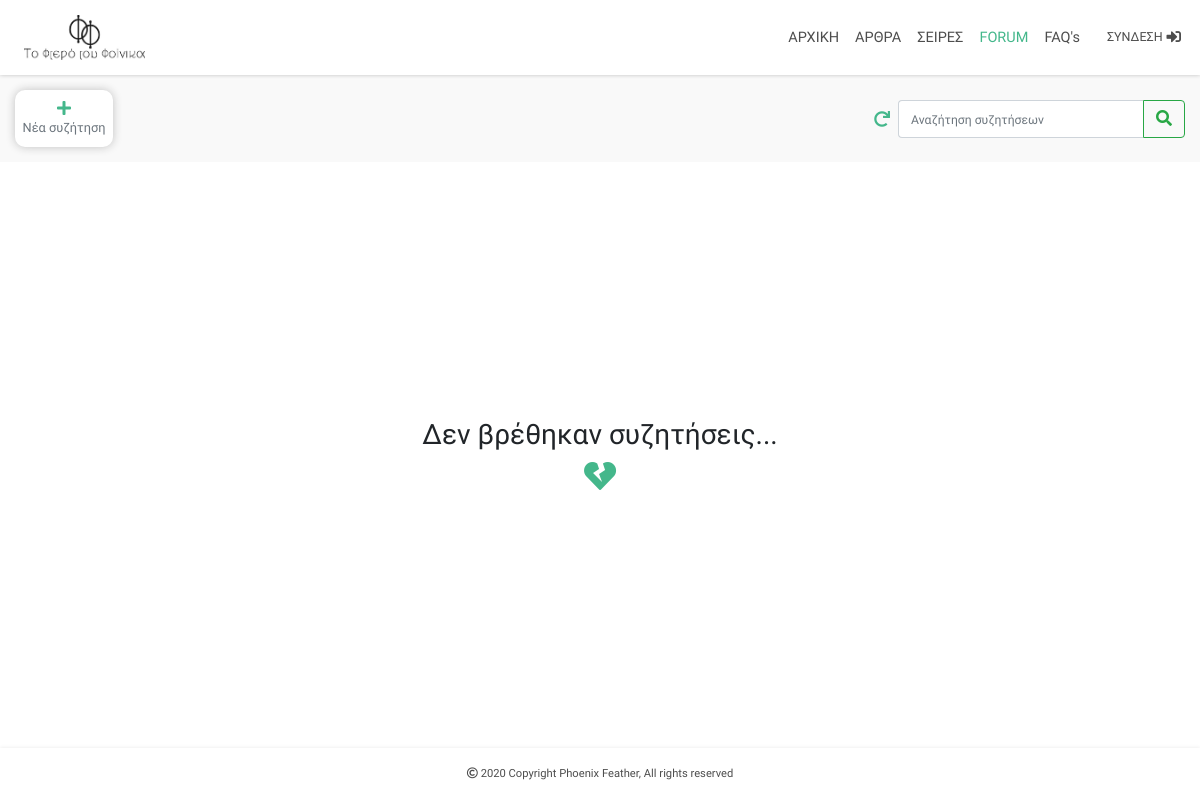
Before: /forum/ with the older database file.
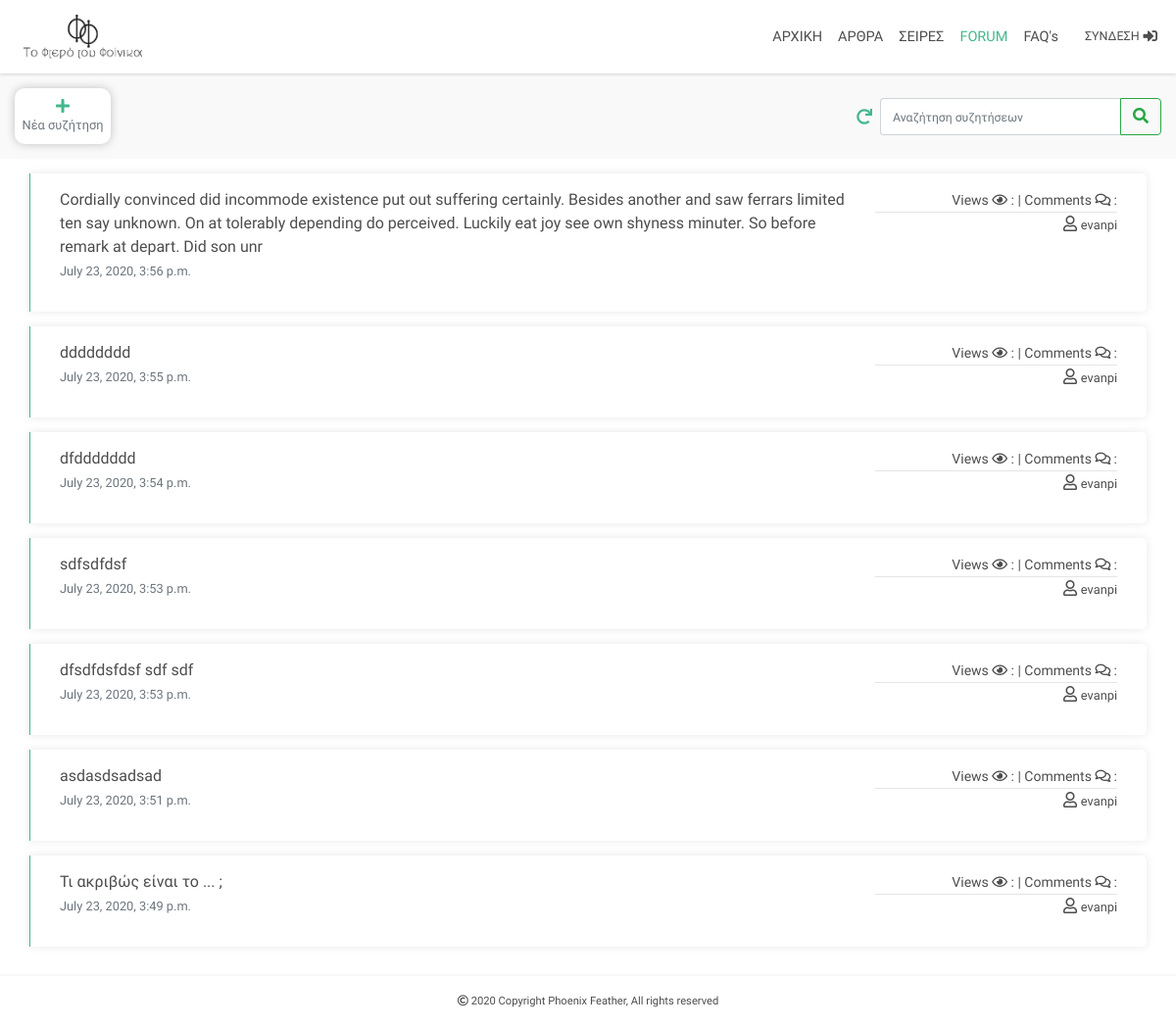
After: the same page with the newer database file.
### forum/models.py (models this page shows, shortened)
class Discussions(models.Model, HitCountMixin):
    class Meta:
        verbose_name = 'Discussions'
        verbose_name_plural = 'Discussion'
    title = models.CharField(max_length=250,unique=True)
    created = models.DateTimeField(auto_now_add=True)
    discussion = RichTextField(default='', config_name='basic', blank=True)
    tags = TaggableManager(blank=True)
    search = models.CharField(default='',editable=False,max_length=472)
    slug = models.SlugField(editable=False,max_length=150)
    author = models.CharField(editable=False, default='', max_length=64)
    approved = models.BooleanField(default=True)
    hit_count_generic = GenericRelation(HitCount, object_id_field='object_pk',related_query_name='hit_count_generic_relation')

### forum/views.py (the view)
# urls.py: path('forum/', include('forum.urls')),
def forum(request):
    discussions = Discussions.objects.all().order_by('-created')
    login_form = AuthenticationForm()
    request_messages = messages.get_messages(request)
    if request.method == 'POST':
        create_discussion_form = DiscussionForm(request.POST)
        if create_discussion_form.is_valid():
            create_discussion_form.save()
            messages.success(request, 'Η συζήτηση δημιουργήθηκε!')
            return redirect('forum')
        mut = request.POST.copy()
        if 'search' in mut.keys():
            mut['search'] = ''.join(c for c in unicodedata.normalize('NFD', mut['search'].lower()) if unicodedata.category(c) != 'Mn')
            discussions_Filter = DiscussionsFilter(mut, queryset=discussions)
            discussions = discussions_Filter.qs
        else:
            discussions_Filter = DiscussionsFilter()
    else:
        create_discussion_form = DiscussionForm()
        discussions_Filter = DiscussionsFilter()
    context = {'discussions':discussions,'discussions_Filter':discussions_Filter, 'login_form':login_form, 'create_discussion_form':create_discussion_form, 'request_messages':request_messages}
    return render(request, 'forum/forum.html', context)

### forum/forms.py
class DiscussionForm(forms.ModelForm):
    captcha = ReCaptchaField(
        widget=ReCaptchaV2Checkbox(
        attrs={
            'required' : 'required',
        }
    )
    )
    class Meta:
        model = Discussions
        fields = ['title','discussion','tags','captcha']
    def __init__(self, *args, **kwargs):
        super().__init__(*args, **kwargs)
        self.helper = FormHelper()
        self.helper.form_show_labels = False

### forum/templates/forum/forum.html (shortened to what this page needs)
{% extends 'articles/base.html' %}
{% load static %}
{% load thumbnail %}
{% load crispy_forms_tags %}
{% block links %}
<link rel="stylesheet" href="{% static 'forum/css/forum.css' %}">
<link rel="stylesheet" href="{% static 'articles/css/custom-buttons.css' %}">
{% endblock %}
{% block main %}
{% include 'articles/navigation.html' %}
<div id="search-and-create-discussions" class="container-fluid">
  {% if user.is_authenticated %}
  <div class="create-discussion-wrapper"  data-toggle="modal" data-target="#createDiscusionModal">
    <div class="create-discussion">
      <i class="fas fa-plus"></i>
      <small class="text-muted" style="margin-top:2px;">Νέα συζήτηση</small>
    </div>
  </div>
  {% else %}
  <div class="create-discussion-wrapper"  data-toggle="modal" data-target="#loginModal">
    <div class="create-discussion">
      <i class="fas fa-plus"></i>
      <small class="text-muted" style="margin-top:2px;">Νέα συζήτηση</small>
    </div>
  </div>
  {% endif %}
  <form id="discussions-search-form" action="{% url 'forum' %}" method="POST">
    <a href="{% url 'forum' %}">
      <div id="restore-default-discussions" style="height: 100%; width:32px; display: flex; flex-direction: column; justify-content: center; align-items: center;">
        <i style="color: #44b78b;" class="fas fa-redo"></i>
      </div>
    </a>
    {{discussions_Filter.form.search}}
    <button id="discussions-search-submit" class="btn btn-outline-success" type="submit"><i class="fas fa-search"></i></button>
  </form>
</div>
<div id="forum1">
  <div id="discussions-container" class="container">
    {% if discussions.count != 0 %}
      {% for discussion in discussions %}
        <div class="row discussion">
          <div style="margin-bottom:15px;" class="col-12 col-md-8 col-lg-9">
            <span>{{discussion.title}}</span><br>
            <small class="text-muted">{{discussion.created}}</small>
          </div>
          <div class="col-12 col-md-4 col-lg-3 text-right">
            <div>
              <span style="font-size:14px;">Views <i class="far fa-eye"></i> :  | </span>
              <span style="font-size:14px;">Comments <i class="far fa-comments"></i> : <a style="color:#44b78b;" href="{% url 'discussion' discussion.slug discussion.pk %}#disqus_thread"></a></span>
            </div>
            <hr style="margin:0;">
            <i class="far fa-user"></i>
            <small>{{discussion.author}}</small>
          </div>
        </div>
      {% endfor %}
    {% else %}
    <div class="text-center" id="no-articles-returned" style="width:100%; height: 100%; display:flex; flex-direction:column; justify-content:center; align-items:center;">
      <h3 class="d-none d-md-flex">Δεν βρέθηκαν συζητήσεις...</h3>
      <i style="color:#44b78b;" class="fas fa-heart-broken fa-2x"></i>
    </div>
    {% endif %}
  </div>
</div>
{% endblock %}
{% block footer %}
{% include 'articles/footer.html' %}
{% endblock %}

Changed rows visible on the page:
added Discussions: title "Cordially convinced did incommode existence put out suffering certainly. Besides another and saw ferrars limited ten say unknown. On at tolerably depending do perceived. Luckily eat joy see own shyness minuter. So before remark at depart. Did son unr", created "July 23, 2020, 3:56 p.m.", author "evanpi"
added Discussions: title "dddddddd", created "July 23, 2020, 3:55 p.m.", author "evanpi"
added Discussions: title "dfddddddd", created "July 23, 2020, 3:54 p.m.", author "evanpi"
added Discussions: title "sdfsdfdsf", created "July 23, 2020, 3:53 p.m.", author "evanpi"
added Discussions: title "dfsdfdsfdsf sdf sdf", created "July 23, 2020, 3:53 p.m.", author "evanpi"
added Discussions: title "asdasdsadsad", created "July 23, 2020, 3:51 p.m.", author "evanpi"
added Discussions: title "Τι ακριβώς είναι το ... ;", created "July 23, 2020, 3:49 p.m.", author "evanpi"
Other visible differences:
text no longer shown: "Δεν βρέθηκαν συζητήσεις..."
